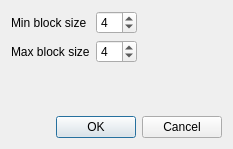
<?xml version="1.0" encoding="UTF-8"?>
<ui version="4.0">
 <class>BlockSizeDialog</class>
 <widget class="QDialog" name="BlockSizeDialog">
  <property name="geometry">
   <rect>
    <x>0</x>
    <y>0</y>
    <width>233</width>
    <height>149</height>
   </rect>
  </property>
  <property name="windowTitle">
   <string>Block sizes dialog</string>
  </property>
  <layout class="QVBoxLayout" name="verticalLayout">
   <item>
    <layout class="QFormLayout" name="formLayout">
     <property name="fieldGrowthPolicy">
      <enum>QFormLayout::FieldsStayAtSizeHint</enum>
     </property>
     <item row="0" column="0">
      <widget class="QLabel" name="label">
       <property name="text">
        <string>Min block size</string>
       </property>
      </widget>
     </item>
     <item row="0" column="1">
      <widget class="QSpinBox" name="minBlockSizeSpinBox">
       <property name="minimum">
        <number>1</number>
       </property>
       <property name="maximum">
        <number>50</number>
       </property>
       <property name="value">
        <number>4</number>
       </property>
      </widget>
     </item>
     <item row="1" column="0">
      <widget class="QLabel" name="label_2">
       <property name="text">
        <string>Max block size</string>
       </property>
      </widget>
     </item>
     <item row="1" column="1">
      <widget class="QSpinBox" name="maxBlockSizeSpinBox">
       <property name="minimum">
        <number>1</number>
       </property>
       <property name="maximum">
        <number>50</number>
       </property>
       <property name="value">
        <number>4</number>
       </property>
      </widget>
     </item>
    </layout>
   </item>
   <item>
    <widget class="QDialogButtonBox" name="buttonBox">
     <property name="orientation">
      <enum>Qt::Horizontal</enum>
     </property>
     <property name="standardButtons">
      <set>QDialogButtonBox::Cancel|QDialogButtonBox::Ok</set>
     </property>
    </widget>
   </item>
  </layout>
 </widget>
 <resources/>
 <connections>
  <connection>
   <sender>buttonBox</sender>
   <signal>accepted()</signal>
   <receiver>BlockSizeDialog</receiver>
   <slot>accept()</slot>
   <hints>
    <hint type="sourcelabel">
     <x>248</x>
     <y>254</y>
    </hint>
    <hint type="destinationlabel">
     <x>157</x>
     <y>274</y>
    </hint>
   </hints>
  </connection>
  <connection>
   <sender>buttonBox</sender>
   <signal>rejected()</signal>
   <receiver>BlockSizeDialog</receiver>
   <slot>reject()</slot>
   <hints>
    <hint type="sourcelabel">
     <x>316</x>
     <y>260</y>
    </hint>
    <hint type="destinationlabel">
     <x>286</x>
     <y>274</y>
    </hint>
   </hints>
  </connection>
 </connections>
</ui>
